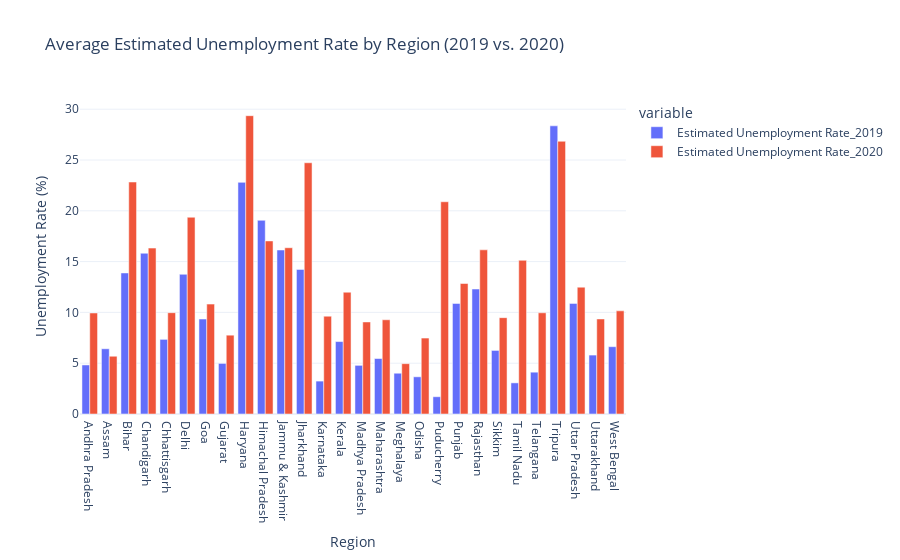

Notebook source saved alongside this figure:
### Code cell
df_2019 = df[df['Year'] == 2019]
df_2020 = df[df['Year'] == 2020]

avg_unemployment_2019 = df_2019.groupby('Region')['Estimated Unemployment Rate'].mean().reset_index()
avg_unemployment_2020 = df_2020.groupby('Region')['Estimated Unemployment Rate'].mean().reset_index()

combined_df = pd.merge(avg_unemployment_2019, avg_unemployment_2020, on='Region', suffixes=('_2019', '_2020'))

fig = px.bar(combined_df, x='Region', y=['Estimated Unemployment Rate_2019', 'Estimated Unemployment Rate_2020'],
             barmode='group', labels={'value': 'Unemployment Rate (%)'},
             title='Average Estimated Unemployment Rate by Region (2019 vs. 2020)')

fig.update_layout(
    xaxis_title='Region',
    yaxis_title='Unemployment Rate (%)',
    template='plotly_white'
)

fig.show()

### Figure 1 — Plotly figure (JSON) as saved in the notebook; plotly's stock layout.template omitted (floating-point values rounded to 4 significant figures)
{"data": [{"alignmentgroup": "True", "hovertemplate": "variable=Estimated Unemployment Rate_2019<br>Region=%{x}<br>Unemployment Rate (%)=%{y}<extra></extra>", "legendgroup": "Estimated Unemployment Rate_2019", "marker": {"color": "#636efa", "pattern": {"shape": ""}}, "name": "Estimated Unemployment Rate_2019", "offsetgroup": "Estimated Unemployment Rate_2019", "orientation": "v", "showlegend": true, "textposition": "auto", "type": "bar", "x": ["Andhra Pradesh", "Assam", "Bihar", "Chandigarh", "Chhattisgarh", "Delhi", "Goa", "Gujarat", "Haryana", "Himachal Pradesh", "Jammu & Kashmir", "Jharkhand", "Karnataka", "Kerala", "Madhya Pradesh", "Maharashtra", "Meghalaya", "Odisha", "Puducherry", "Punjab", "Rajasthan", "Sikkim", "Tamil Nadu", "Telangana", "Tripura", "Uttar Pradesh", "Uttarakhand", "West Bengal"], "xaxis": "x", "y": [4.827, 6.421, 13.88, 15.82, 7.347, 13.75, 9.346, 4.979, 22.8, 19.06, 16.14, 14.23, 3.239, 7.131, 4.788, 5.459, 4.013, 3.661, 1.699, 10.88, 12.3, 6.257, 3.064, 4.116, 28.36, 10.89, 5.801, 6.626], "yaxis": "y"}, {"alignmentgroup": "True", "hovertemplate": "variable=Estimated Unemployment Rate_2020<br>Region=%{x}<br>Unemployment Rate (%)=%{y}<extra></extra>", "legendgroup": "Estimated Unemployment Rate_2020", "marker": {"color": "#EF553B", "pattern": {"shape": ""}}, "name": "Estimated Unemployment Rate_2020", "offsetgroup": "Estimated Unemployment Rate_2020", "orientation": "v", "showlegend": true, "textposition": "auto", "type": "bar", "x": ["Andhra Pradesh", "Assam", "Bihar", "Chandigarh", "Chhattisgarh", "Delhi", "Goa", "Gujarat", "Haryana", "Himachal Pradesh", "Jammu & Kashmir", "Jharkhand", "Karnataka", "Kerala", "Madhya Pradesh", "Maharashtra", "Meghalaya", "Odisha", "Puducherry", "Punjab", "Rajasthan", "Sikkim", "Tamil Nadu", "Telangana", "Tripura", "Uttar Pradesh", "Uttarakhand", "West Bengal"], "xaxis": "x", "y": [9.944, 5.685, 22.83, 16.33, 9.971, 19.36, 10.82, 7.758, 29.36, 17.03, 16.36, 24.73, 9.627, 11.99, 9.06, 9.275, 4.954, 7.475, 20.89, 12.84, 16.16, 9.482, 15.13, 9.961, 26.84, 12.48, 9.357, 10.15], "yaxis": "y"}], "layout": {"autosize": true, "barmode": "group", "legend": {"title": {"text": "variable"}, "tracegroupgap": 0}, "title": {"text": "Average Estimated Unemployment Rate by Region (2019 vs. 2020)"}, "xaxis": {"anchor": "y", "autorange": true, "domain": [0, 1], "range": [-0.5, 27.5], "title": {"text": "Region"}, "type": "category"}, "yaxis": {"anchor": "x", "autorange": true, "domain": [0, 1], "range": [0, 30.91], "title": {"text": "Unemployment Rate (%)"}, "type": "linear"}}}
